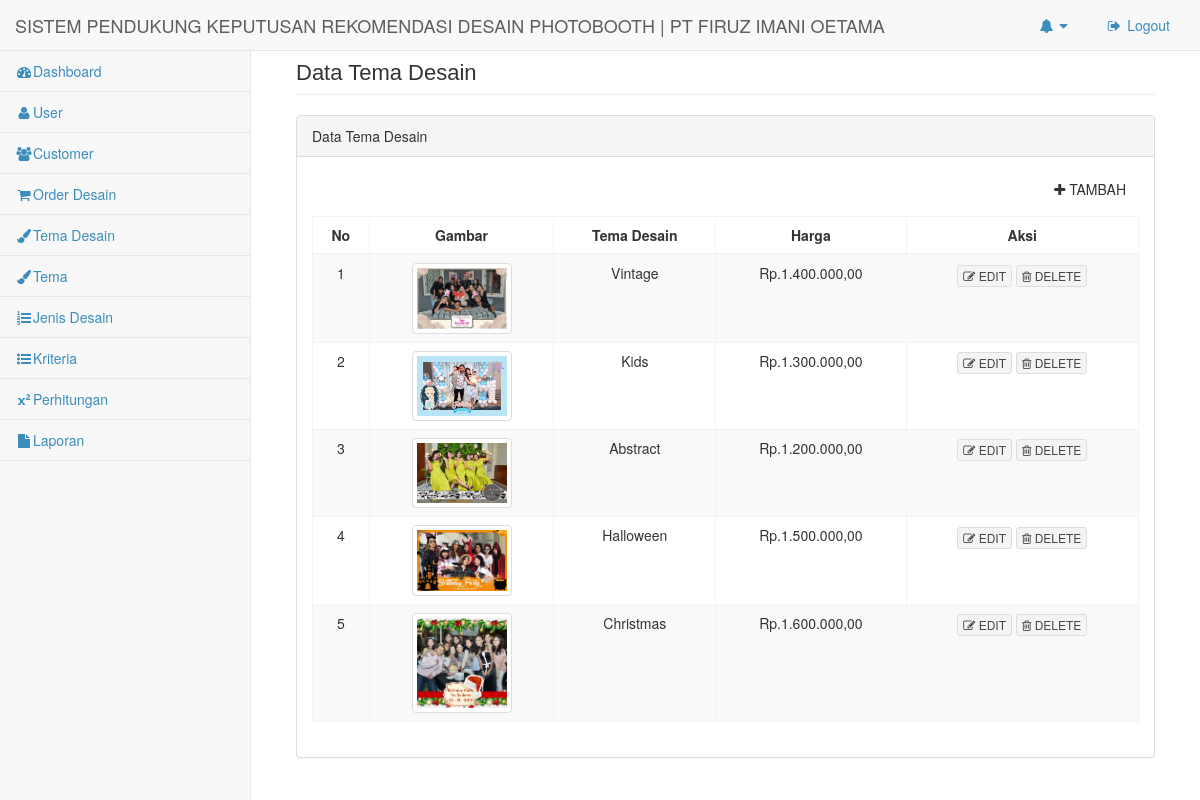
Page /index.php/admin/data_tema_desain on the committed database.
### tables this page shows
CREATE TABLE `tema_desain` (
  `id_tema` int(11) NOT NULL,
  `nama` varchar(50) NOT NULL,
  `harga` double NOT NULL,
  `gambar` varchar(50) NOT NULL
);

### application/controllers/admin/data_tema_desain.php (called while the page is built, shortened)
<?php
class data_tema_desain extends CI_Controller {
	function __construct()
	{
		$this->load->model('Tema_desain_model');
	}
	public function index()
	{
		$data['title']   = "Data Tema Desain";
		$data['data_tema_desain'] = $this->Tema_desain_model->getall();
		$data['tambah'] = "data_tema_desain/tambah";
		$data['delete'] = "data_tema_desain/delete/";
		$v_content['content'] = $this->load->view('admin/inc/v_data_tema_desain/v_data_tema_desain_index', $data, true);
		$this->load->view('admin/body',$v_content);
	}
}

### index.php (called while the page is built, shortened)
<?php
require_once BASEPATH.'core/CodeIgniter.php';

### application/models/tema_desain_model.php (called while the page is built, shortened)
<?php
class Tema_Desain_Model extends CI_Model
{
	private $table = 'tema_desain';
	function getall()
	{
		return $this->db->get($this->table)->result_array();
	}
}
?>

### application/views/admin/inc/v_data_tema_desain/v_data_tema_desain_index.php (the view, shortened to what this page needs)
<div class="row">
    <div class="col-lg-12">
        <h1 class="page-header"><?=$title?></h1>
    </div>
</div>
<div class="row">
	<div class="col-lg-12">
	    <div class="panel panel-default">
	        <div class="panel-heading">
	            Data Tema Desain
	        </div>
	        <div class="panel-body">
	        	<p class="text-right"><button type="button" class="btn btn-outline btn-default" onclick="location.href='<?=$tambah?>'"><i class="fa fa-plus"></i> TAMBAH</button></p>
	            <div class="table-responsive">
	                <table class="table table-striped table-bordered table-hover">
	                    <thead>
	                        <tr>
	                        	<th style="text-align: center;">No</th>
	                        	<th style="text-align: center;">Gambar</th>
	                        	<th style="text-align: center;">Tema Desain</th>
	                        	<th style="text-align: center;">Harga</th>
	                        	<th style="text-align: center;">Aksi</th>
	                        </tr>
	                    </thead>
	                    <tbody>
	                    	<?php $no = 1;
	                    	foreach($data_tema_desain as $val){ ?>
	                        <tr>
	                            <td style="text-align: center;"><?=$no?></td>
	                            <td align="center"><a href="#" id=<?= 'pop'.$val['id_tema'];?>><img onclick="onClickImage(<?= $val['id_tema'];?>)" id=<?= 'imageresource'.$val['id_tema']?> src="<?php echo base_url().'assets/template/img/'.$val['gambar']; ?>" class="img-thumbnail" alt="Cinque Terre" width="100" height="100"></a></td>
	                            <td style="text-align: center;"><?=$val['nama']?></td>
	                            <td style="text-align: center;"><?= 'Rp.' . number_format($val['harga'], 2, ',', '.')?></td>
	                           	<td style="text-align: center;"><button type="button" class="btn btn-default btn-xs" onclick="location.href='<?=base_url();?>admin/data_tema_desain/edit/<?=$val['id_tema']?>'"><i class="fa fa-edit"></i> EDIT</button>
	                            	<a href="<?=$delete?><?=$val['id_tema']?>"><button type="button" class="btn btn-default btn-xs" onclick="return confirm('Apakah kamu ingin menghapus data ini ?')"><i class="fa fa-trash-o"></i> DELETE</button></a>
	                        </tr>
	                        <?php $no++; } ?>
	                    </tbody>
	                </table>
	            </div>
	        </div>
	    </div>
	</div>
</div>

### application/views/admin/header.php (shortened to what this page needs)
<!DOCTYPE html>
<html lang="en">
<head>
</head>
<body>
</body>
</html>
    <link href="<?=base_url();?>assets/admin/bootstrap/css/bootstrap.min.css" rel="stylesheet">
    <link href="<?=base_url();?>assets/admin/bootstrap/css/AdminLTE.min.css" rel="stylesheet">
    <link href="<?=base_url();?>assets/admin/metisMenu/metisMenu.min.css" rel="stylesheet">
    <link href="<?=base_url();?>assets/admin/dist/css/sb-admin-2.css" rel="stylesheet">
    <link href="<?=base_url();?>assets/admin/font-awesome/css/font-awesome.min.css" rel="stylesheet" type="text/css">
    <link href="<?=base_url();?>assets/admin/DataTables/datatables.min.css" rel="stylesheet" type="text/css">
</head>

### application/views/admin/body.php (shortened to what this page needs)
<?php $this->load->view('admin/header'); ?>
<body>
    <div id="wrapper">
        <nav class="navbar navbar-default navbar-static-top" role="navigation" style="margin-bottom: 0">
            <div class="navbar-header">
                <a class="navbar-brand" href="<?=base_url();?>admin/dashboard">SISTEM PENDUKUNG KEPUTUSAN REKOMENDASI DESAIN PHOTOBOOTH | PT FIRUZ IMANI OETAMA</a>
            </div>
            <ul class="nav navbar-top-links navbar-right">
                <li class="dropdown">
                    <a class="dropdown-toggle" data-toggle="dropdown" href="#">
                        <i class="fa fa-bell fa-fw"></i> <i class="fa fa-caret-down"></i>
                    </a>
                </li>
                        <li><a href="<?=base_url('admin/dashboard/logout');?>"><i class="fa fa-sign-out fa-fw"></i> Logout</a>
                        </li>
                    </ul>
            <div class="navbar-default sidebar" role="navigation">
                <div class="sidebar-nav navbar-collapse">
                    <ul class="nav" id="side-menu">
                        <li>
                            <a href="<?=base_url();?>admin/dashboard"><i class="fa fa-dashboard fa-fw"></i>Dashboard</a>
                        </li>
                        <li>
                            <a href="<?=base_url();?>admin/data_user"><i class="fa fa-user fa-fw"></i>User</a>
                        </li>
                        <li>
                            <a href="<?=base_url();?>admin/data_customer"><i class="fa fa-users fa-fw"></i>Customer</a>
                        </li>
                        <li>
                            <a href="<?=base_url();?>admin/data_order_desain"><i class="fa fa-shopping-cart fa-fw"></i>Order Desain</a>
                        </li>
                        <li>
                            <a href="<?=base_url();?>admin/data_tema_desain"><i class="fa fa-paint-brush fa-fw"></i>Tema Desain</a>
                        </li>
                        <li>
                            <a href="<?=base_url();?>admin/data_tema"><i class="fa fa-paint-brush fa-fw"></i>Tema</a>
                        </li>
                        <li>
                            <a href="<?=base_url();?>admin/data_jenis_desain"><i class="fa fa-list-ol fa-fw"></i>Jenis Desain</a>
                        </li>
                        <li>
                            <a href="<?=base_url();?>admin/data_kriteria"><i class="fa fa-list-ul fa-fw"></i>Kriteria</a>
                        </li>
                        <li>
                            <a href="<?=base_url();?>admin/data_hasil"><i class="fa fa-superscript fa-fw"></i>Perhitungan</a>
                        </li>
                        <li>
                            <a href="<?=base_url();?>admin/data_laporan"><i class="fa fa-file fa-fw"></i>Laporan</a>
                        </li>
                    </ul>
                </div>
            </div>
        </nav>
        <div id="page-wrapper">
            <div class="container-fluid">
                <?php if(isset($content)) echo $content; ?>
            </div>
        </div>
    </div>
<?php $this->load->view('admin/footer'); ?>

### application/views/admin/footer.php (shortened to what this page needs)
  </body>
</html>

### rows in the picture
tema_desain: gambar (picture), nama "Vintage", harga "1.400.000,00"
tema_desain: gambar (picture), nama "Kids", harga "1.300.000,00"
tema_desain: gambar (picture), nama "Abstract", harga "1.200.000,00"
tema_desain: gambar (picture), nama "Halloween", harga "1.500.000,00"
tema_desain: gambar (picture), nama "Christmas", harga "1.600.000,00"

### other values in the picture
$title "Data Tema Desain"
